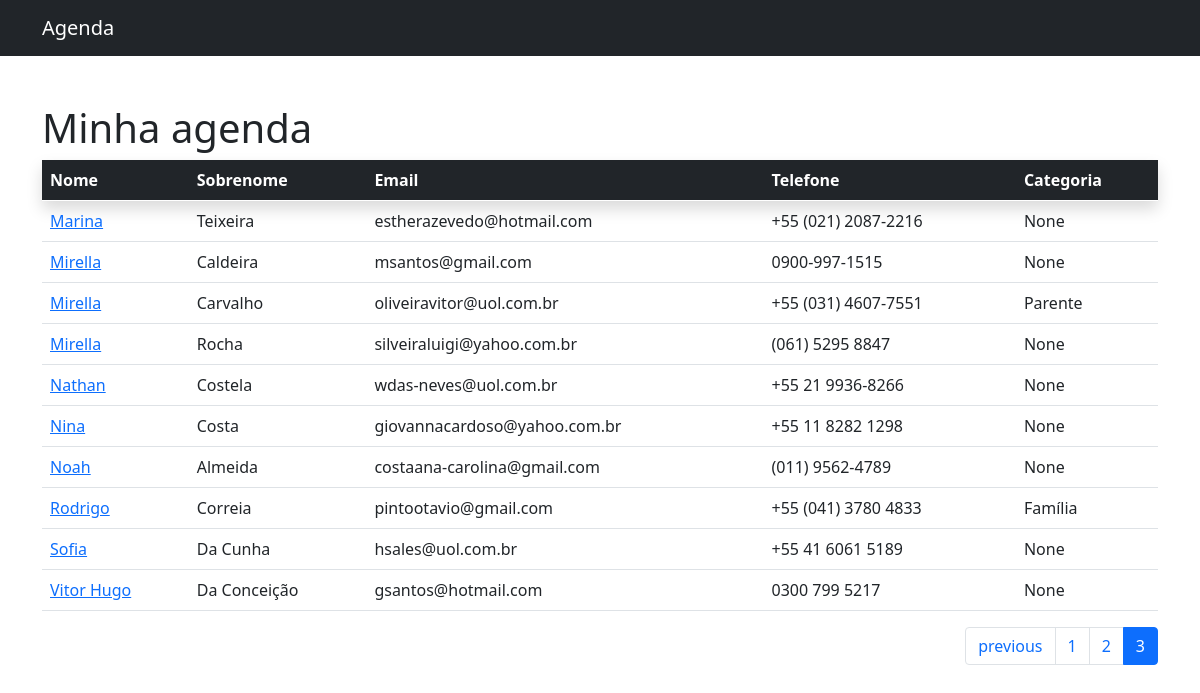
/?page=3, run on the app's committed database.
### agenda/models.py (models this page shows, shortened)
class Contact(models.Model):
    first_name = models.CharField(max_length=60)
    last_name = models.CharField(max_length=60, blank=True)
    telephone = models.CharField(max_length=20)
    email = models.CharField(max_length=255, blank=True)
    created_in = models.DateTimeField(default=timezone.now)
    description = models.TextField(blank=True)
    category = models.ForeignKey(
        Category, on_delete=models.SET_NULL, null=True)

class Category(models.Model):
    name = models.CharField(max_length=60)
    def __str__(self):
        return self.name

### agenda/views.py (the view)
# urls.py: path('', views.home, name='home'),
def home(request):
    contacts = Contact.objects.all().order_by('first_name')
    paginator = Paginator(contacts, 10)
    page_number = request.GET.get('page')
    page_obj = paginator.get_page(page_number)
    return render(request, 'agenda/pages/home.html', context={
        'contacts': page_obj
    })

### agenda/templates/agenda/pages/home.html (shortened to what this page needs)
{% extends 'global/base.html' %}
{% block content %}
{% include 'agenda/partials/_nav.html' %}
<div class="container">
    <div class="row">
        <div class="col-lg-12">
        <h1 class="mt-5">Minha agenda</h1>
        <table class="table table-hover">
            <thead>
                <tr class="table-dark shadow">
                    <th>Nome</th>
                    <th>Sobrenome</th>
                    <th>Email</th>
                    <th>Telefone</th>
                    <th>Categoria</th>
                </tr>
            </thead>
            <tbody>
            {% for contact in contacts %}
                <tr>
                    <td>
                        <a href="{% url 'agenda:contact' contact.id %}">{{ contact.first_name | title }}</a>
                    </td>
                    <td>{{ contact.last_name | title }}</td>
                    <td>{{ contact.email }}</td>
                    <td>{{ contact.telephone }}</td>
                    <td>{{ contact.category }}</td>
                </tr>
            {% endfor %}
            </tbody>
        </table>
        </div>
        {% include 'agenda/partials/_paginator.html' %}
    </div>
</div>
{% endblock content %}

### data on the page
Contact: first_name "Marina", last_name "Teixeira", email "estherazevedo@hotmail.com", telephone "+55 (021) 2087-2216", category "None"
Contact: first_name "Mirella", last_name "Caldeira", email "msantos@gmail.com", telephone "0900-997-1515", category "None"
Contact: first_name "Mirella", last_name "Carvalho", email "oliveiravitor@uol.com.br", telephone "+55 (031) 4607-7551", category "Parente"
Contact: first_name "Mirella", last_name "Rocha", email "silveiraluigi@yahoo.com.br", telephone "(061) 5295 8847", category "None"
Contact: first_name "Nathan", last_name "Costela", email "wdas-neves@uol.com.br", telephone "+55 21 9936-8266", category "None"
Contact: first_name "Nina", last_name "Costa", email "giovannacardoso@yahoo.com.br", telephone "+55 11 8282 1298", category "None"
Contact: first_name "Noah", last_name "Almeida", email "costaana-carolina@gmail.com", telephone "(011) 9562-4789", category "None"
Contact: first_name "Rodrigo", last_name "Correia", email "pintootavio@gmail.com", telephone "+55 (041) 3780 4833", category "Família"
Contact: first_name "Sofia", last_name "Da Cunha", email "hsales@uol.com.br", telephone "+55 41 6061 5189", category "None"
Contact: first_name "Vitor Hugo", last_name "Da Conceição", email "gsantos@hotmail.com", telephone "0300 799 5217", category "None"

### other printed values
{{ page }} "1" "2"
{{ page }} "3"
